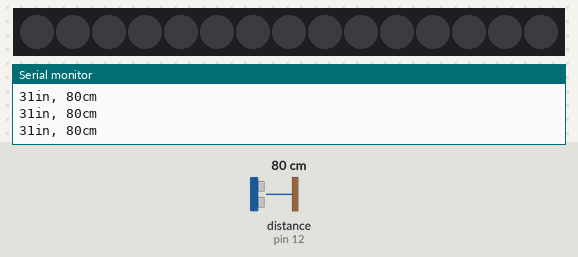
Simulated run of this sketch. Board: Arduino Uno, built with avr-gcc and run on an emulated ATmega328P. Parts: 15 RGB LEDs in strip order, left to right, the last lines printed to the serial monitor. Wiring (inferred from the names in the program): ultrasonic range finder: trigger pin 11; echo pin 12. The inputs (shaded band) are chosen by the test bench; at power-on: distance to the obstacle (sensor on pin 12) 80 cm. The echo pulse lasts 58.3 µs per cm.

Above: at 1.2 s.
1.3 s: distance to the obstacle (sensor on pin 12) set to 23 cm
2.8 s: distance to the obstacle (sensor on pin 12) set to 18 cm
At 4.0 s:
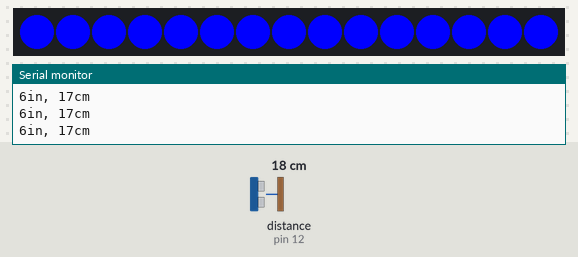
4.3 s: distance to the obstacle (sensor on pin 12) set to 35 cm
At 5.5 s:
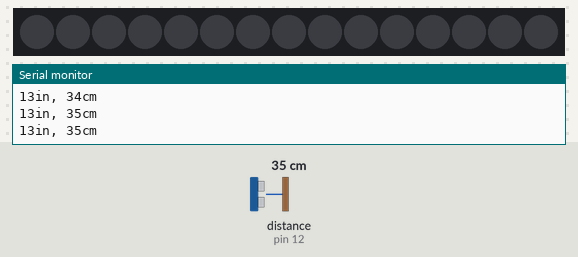
5.8 s: distance to the obstacle (sensor on pin 12) set to 2 cm
At 6.1 s:
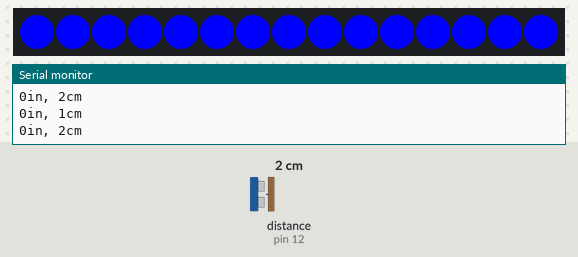
Timing chart, 0 to 8.3 s (numbered marks = the images above; inputs shaded):
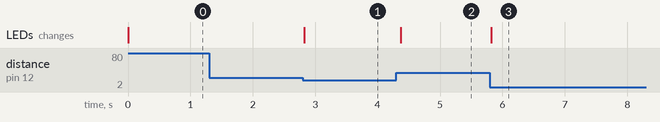

Measured:
- the behaviour switches between 22 and 21 cm on distance to the obstacle (sensor on pin 12) (found by bisection; images 0 and 1)
- after the input at 2.8 s, the LEDs: change at once (image 1)
- after the input at 4.3 s, the LEDs: change after 0.07 s (image 2)
- after the input at 5.8 s, the LEDs: change at once (image 3)

The sketch:

hcsr04_and_neopixel.ino
```cpp
// Turning NeoPixels on and off using a HC-SRO4 Ping Sensor

/*

   This sketch reads a HC-SR04 ultrasonic rangefinder and returns the

   distance to the closest object in range. To do this, it sends a pulse

   to the sensor to initiate a reading, then listens for a pulse

   to return.  The length of the returning pulse is proportional to

   the distance of the object from the sensor.


   The Arduino then takes this information and illuminates a strip of
   NeoPixel's based on the distance of the object from the sensor.

   This code was developed partially from Ping))) code found in the public domain
   written by David A. Mellis, and adapted to the HC-SRO4 by Tautvidas Sipavicius,
   while other portions were written by Charles Gantt and Curtis Gauger from
   http://www.themakersworkbench.com.
 */

 //Tell the Arduino IDE to include the FastLED library
 #include <FastLED.h>

 //Setup the variables for the HC-SR04
const int trigPin = 11;
const int echoPin = 12;

//Setup the variables for the NeoPixel Strip
#define NUM_LEDS 15 // How many leds in your strip?
#define DATA_PIN 5 // What pin is the NeoPixel's data line connected to?
CRGB leds[NUM_LEDS]; // Define the array of leds

void setup() {
  // initialize serial communication:
  Serial.begin(9600);
  FastLED.addLeds<NEOPIXEL, DATA_PIN>(leds, NUM_LEDS);
}

void loop()
{
  // establish variables for duration of the ping,
  // and the distance result in inches and centimeters:
  long duration, inches, cm;

  // The sensor is triggered by a HIGH pulse of 10 or more microseconds.
  // Give a short LOW pulse beforehand to ensure a clean HIGH pulse:
  pinMode(trigPin, OUTPUT);
  digitalWrite(trigPin, LOW);
  delayMicroseconds(2);
  digitalWrite(trigPin, HIGH);
  delayMicroseconds(10);
  digitalWrite(trigPin, LOW);

  // Read the signal from the sensor: a HIGH pulse whose
  // duration is the time (in microseconds) from the sending
  // of the ping to the reception of its echo off of an object.
  pinMode(echoPin, INPUT);
  duration = pulseIn(echoPin, HIGH);

  // convert the time into a distance
  inches = microsecondsToInches(duration);
  cm = microsecondsToCentimeters(duration);

  Serial.print(inches);
  Serial.print("in, ");
  Serial.print(cm);
  Serial.print("cm");
  Serial.println();

   if (cm <= 20)  {fill_solid( &(leds[0]), NUM_LEDS /*number of leds*/, CRGB::Blue); //{whitestrobe(30);
     FastLED.show();

}
  else if (cm >= 21) {fill_solid( &(leds[0]), NUM_LEDS /*number of leds*/, CRGB::Black);
     FastLED.show();
  }

  delay(100);
}

long microsecondsToInches(long microseconds)
{
  // According to Parallax's datasheet for the PING))), there are
  // 73.746 microseconds per inch (i.e. sound travels at 1130 feet per
  // second).  This gives the distance travelled by the ping, outbound
  // and return, so we divide by 2 to get the distance of the obstacle.
  // See: http://www.parallax.com/dl/docs/prod/acc/28015-PING-v1.3.pdf
  return microseconds / 74 / 2;
}

long microsecondsToCentimeters(long microseconds)
{
  // The speed of sound is 340 m/s or 29 microseconds per centimeter.
  // The ping travels out and back, so to find the distance of the
  // object we take half of the distance travelled.
  return microseconds / 29 / 2;
}
```
